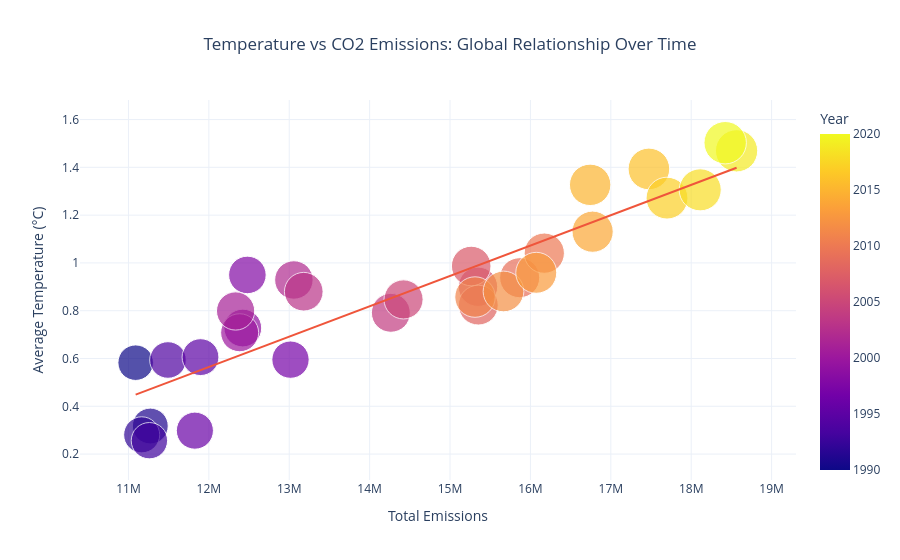

Notebook source saved alongside this figure:
### Code cell
fig = px.scatter(
    correlation,
    x="total_emission",
    y="Average Temperature °C",
    size="pop_tot",
    color="Year",
    title="Temperature vs CO2 Emissions: Global Relationship Over Time",
    template="plotly_white",
    size_max=30,
    trendline="ols",
    hover_data={
        "Year": True,
        "total_emission": ":,.0f",
        "Average Temperature °C": ":.2f",
        "pop_tot": ":,.0f"
    }
)
fig.update_layout(
    xaxis_title="Total Emissions",
    yaxis_title="Average Temperature (°C)",
    title_x=0.5,
    coloraxis_colorbar_title="Year"
)
fig.show()
